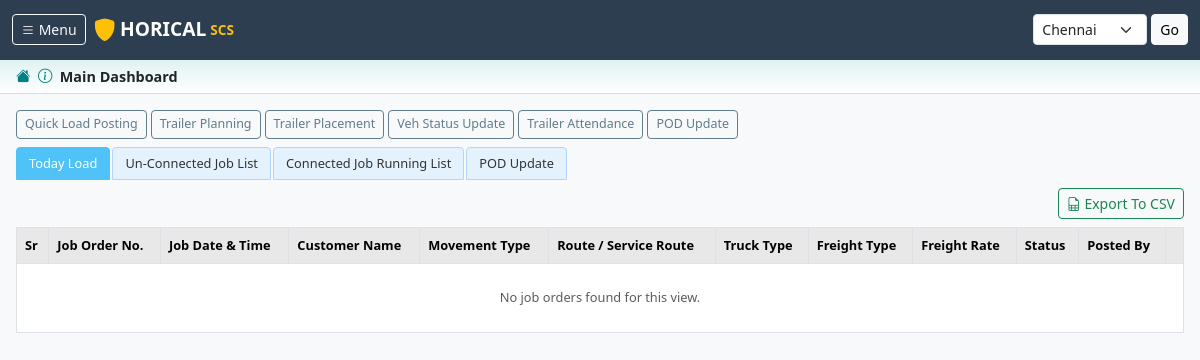
The app's page /jobs/ (signed in), older data.
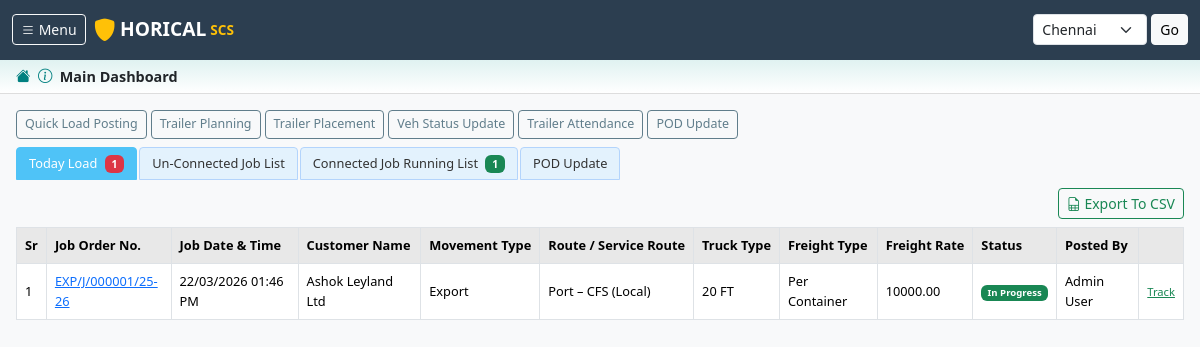
The same page, newer data.
### jobs/models.py (models this page shows, shortened)
class JobOrder(models.Model):
    class Status(models.TextChoices):
        DRAFT = 'DRAFT', 'Draft'
        POSTED = 'POSTED', 'Posted'
        PLANNED = 'PLANNED', 'Planned'
        PLACED = 'PLACED', 'Placed'
        IN_PROGRESS = 'IN_PROGRESS', 'In Progress'
        COMPLETED = 'COMPLETED', 'Completed'
        POD_PENDING = 'POD_PENDING', 'POD Pending'
        BILLED = 'BILLED', 'Billed'
        CANCELLED = 'CANCELLED', 'Cancelled'
    class MovementType(models.TextChoices):
        EXPORT = 'EXPORT', 'Export'
        IMPORT = 'IMPORT', 'Import'
        EMPTY = 'EMPTY', 'Empty'
        LOCAL = 'LOCAL', 'Local'
    class MovementFor(models.TextChoices):
        CALYX = 'CALYX', 'HORICAL'
        OTHER = 'OTHER', 'Other'
    class MoveBy(models.TextChoices):
        ON_WHEEL = 'ON_WHEEL', 'SCS'
        LCL = 'LCL', 'CFS'
    class ServiceType(models.TextChoices):
        LOCAL = 'LOCAL', 'Local'
        EXIM = 'EXIM', 'EXIM'
        LONG_HAUL = 'LONG_HAUL', 'Long Haul'
    class LoadPreference(models.TextChoices):
        ONE_TIME = 'ONE_TIME', 'One Time'
        REGULAR = 'REGULAR', 'Regular'
    MOVEMENT_PREFIX_MAP = {
        'EXPORT': 'EXP',
        'IMPORT': 'IMP',
        'EMPTY': 'MTY',
        'LOCAL': 'LOC',
    }
    job_order_no = models.CharField(max_length=30, unique=True, editable=False)
    branch = models.ForeignKey(
        'masters.Branch', on_delete=models.PROTECT, related_name='job_orders'
    )
    status = models.CharField(
        max_length=20, choices=Status.choices, default=Status.DRAFT
    )
    job_date = models.DateTimeField(auto_now_add=True)
    customer = models.ForeignKey(
        'masters.Customer', on_delete=models.PROTECT, related_name='job_orders'
    )
    customer_email = models.CharField(max_length=200, blank=True)
    customer_contact_no = models.CharField(max_length=20, blank=True)
    customer_client = models.CharField(max_length=200, blank=True)
    customer_job_no = models.CharField(max_length=50, blank=True)
    movement_type = models.CharField(
        max_length=10, choices=MovementType.choices, default=MovementType.EXPORT
    )
    movement_for = models.CharField(
        max_length=10, choices=MovementFor.choices, default=MovementFor.CALYX
    )
    move_by = models.CharField(
        max_length=10, choices=MoveBy.choices, default=MoveBy.ON_WHEEL
    )
    service_type = models.CharField(
        max_length=15, choices=ServiceType.choices, default=ServiceType.LOCAL
    )
    service_route = models.ForeignKey(
        'masters.ServiceRoute', on_delete=models.SET_NULL,
        null=True, blank=True, related_name='job_orders'
    )
    lane = models.ForeignKey(
        'masters.Lane', on_delete=models.SET_NULL,
        null=True, blank=True, related_name='job_orders'
    )
    origin = models.ForeignKey(
        'masters.Location', on_delete=models.SET_NULL,
        null=True, blank=True, related_name='job_orders_origin'
    )
    destination = models.ForeignKey(
        'masters.Location', on_delete=models.SET_NULL,
        null=True, blank=True, related_name='job_orders_destination'
    )
    stuffing_point = models.ForeignKey(
        'masters.Location', on_delete=models.SET_NULL,
        null=True, blank=True, related_name='job_orders_stuffing'
    )
    stuffing_date = models.DateField(null=True, blank=True)
    material_type = models.ForeignKey(
        'masters.MaterialType', on_delete=models.SET_NULL,
        null=True, blank=True, related_name='job_orders'
    )
    truck_type = models.ForeignKey(
        'masters.TruckType', on_delete=models.SET_NULL,
        null=True, blank=True, related_name='job_orders'
    )
    no_of_trailers = models.PositiveIntegerField(default=1)
    gross_weight_mt = models.DecimalField(
        max_digits=10, decimal_places=3, null=True, blank=True
    )
    freight_type = models.ForeignKey(
        'masters.FreightType', on_delete=models.SET_NULL,
        null=True, blank=True, related_name='job_orders'
    )
    offered_freight_rate = models.DecimalField(
        max_digits=12, decimal_places=2, default=0
    )
    adv_receipt_amount = models.DecimalField(
        max_digits=12, decimal_places=2, default=0
    )
    payment_day = models.PositiveIntegerField(default=0)
    load_preference = models.CharField(
        max_length=10, choices=LoadPreference.choices, default=LoadPreference.ONE_TIME
    )
    reporting_datetime = models.DateTimeField(null=True, blank=True)
    cut_off_datetime = models.DateTimeField(null=True, blank=True)
    do_validity_datetime = models.DateTimeField(null=True, blank=True)
    sales_person = models.ForeignKey(
        settings.AUTH_USER_MODEL, on_delete=models.SET_NULL,
        null=True, blank=True, related_name='sales_job_orders'
    )
    posted_by = models.ForeignKey(
        settings.AUTH_USER_MODEL, on_delete=models.SET_NULL,
        null=True, blank=True, related_name='posted_job_orders'
    )
    remarks = models.TextField(blank=True)
    customer_expectation = models.TextField(blank=True)
    cn_number = models.CharField(max_length=50, blank=True)
    created_at = models.DateTimeField(auto_now_add=True)
    updated_at = models.DateTimeField(auto_now=True)
    class Meta:
        ordering = ['-job_date']
        verbose_name = 'Job Order'
        verbose_name_plural = 'Job Orders'

### masters/models.py (models this page shows, shortened)
class Customer(models.Model):
    name = models.CharField(max_length=255)
    email = models.EmailField(blank=True)
    contact_no = models.CharField(max_length=15, blank=True)
    address = models.TextField(blank=True)
    gst_number = models.CharField(max_length=20, blank=True)
    is_active = models.BooleanField(default=True)
    class Meta:
        ordering = ['name']

class ServiceRoute(models.Model):
    name = models.CharField(max_length=200)
    service_type = models.CharField(max_length=20, choices=[
        ('LOCAL', 'Local'), ('EXIM', 'EXIM'), ('LONG_HAUL', 'Long Haul')
    ])
    is_active = models.BooleanField(default=True)
    def __str__(self):
        return self.name

class TruckType(models.Model):
    name = models.CharField(max_length=50)
    is_active = models.BooleanField(default=True)
    def __str__(self):
        return self.name

class FreightType(models.Model):
    name = models.CharField(max_length=50)
    is_active = models.BooleanField(default=True)
    def __str__(self):
        return self.name

### accounts/models.py (models this page shows, shortened)
class User(AbstractUser):
    class Role(models.TextChoices):
        ADMIN = 'ADMIN', 'Admin'
        SALES = 'SALES', 'Sales Team'
        ACCOUNTS = 'ACCOUNTS', 'Accounts Team'
        TRACKING = 'TRACKING', 'Tracking Team'
        CHA = 'CHA', 'CHA'
        FORWARDER = 'FORWARDER', 'Forwarder'
    role = models.CharField(max_length=20, choices=Role.choices, default=Role.SALES)
    phone = models.CharField(max_length=15, blank=True)
    branches = models.ManyToManyField('masters.Branch', blank=True, related_name='users')

### jobs/views.py (the view, shortened to what this page needs)
# urls.py: path('', lambda r: redirect('jobs:dashboard'), name='home'),
@login_required
def dashboard(request):
    branch = request.current_branch
    tab = request.GET.get('tab', 'today_load')
    today = timezone.localdate()
    if tab == 'unconnected':
        jobs = JobOrder.objects.filter(
            branch=branch, status=JobOrder.Status.POSTED
        ).select_related(
            'customer', 'service_route', 'truck_type', 'freight_type', 'posted_by'
        )
    else:
        jobs = JobOrder.objects.filter(
            branch=branch, job_date__date=today
        ).select_related(
            'customer', 'service_route', 'truck_type', 'freight_type', 'posted_by'
        )
    today_count = JobOrder.objects.filter(branch=branch, job_date__date=today).count()
    unconnected_count = JobOrder.objects.filter(
        branch=branch, status=JobOrder.Status.POSTED
    ).count()
    connected_count = JobOrder.objects.filter(
        branch=branch,
        status__in=[
            JobOrder.Status.PLANNED,
            JobOrder.Status.PLACED,
            JobOrder.Status.IN_PROGRESS,
        ]
    ).count()
    context = {
        'jobs': jobs,
        'tab': tab,
        'today_count': today_count,
        'unconnected_count': unconnected_count,
        'connected_count': connected_count,
    }
    return render(request, 'jobs/dashboard.html', context)

### jobs/templates/jobs/dashboard.html (shortened to what this page needs)
{% extends "base.html" %}
{% block breadcrumb %}
<div class="breadcrumb-area">
    <a href="/"><i class="bi bi-house-fill"></i></a>
    &nbsp;<i class="bi bi-info-circle"></i>&nbsp;
    <strong>Main Dashboard</strong>
</div>
{% endblock %}
{% block content %}
{% include "partials/_toolbar.html" %}
{% include "partials/_tabs.html" %}
<div class="d-flex justify-content-end mb-2">
    <a href="{% url 'jobs:export_csv' %}?tab={{ tab }}" class="btn btn-sm btn-outline-success">
        <i class="bi bi-file-earmark-spreadsheet"></i> Export To CSV
    </a>
</div>
<div class="table-responsive">
    <table class="table table-bordered table-hover table-horical align-middle">
        <thead>
            <tr>
                <th>Sr</th>
                <th>Job Order No.</th>
                <th>Job Date &amp; Time</th>
                <th>Customer Name</th>
                <th>Movement Type</th>
                <th>Route / Service Route</th>
                <th>Truck Type</th>
                <th>Freight Type</th>
                <th>Freight Rate</th>
                <th>Status</th>
                <th>Posted By</th>
                <th></th>
            </tr>
        </thead>
        <tbody>
            {% for job in jobs %}
            <tr>
                <td>{{ forloop.counter }}</td>
                <td>
                    <a href="{% url 'jobs:job_detail' job.pk %}">{{ job.job_order_no }}</a>
                </td>
                <td>{{ job.job_date|date:"d/m/Y h:i A" }}</td>
                <td>{{ job.customer.name }}</td>
                <td>{{ job.get_movement_type_display }}</td>
                <td>{{ job.service_route|default:"-" }}</td>
                <td>{{ job.truck_type|default:"-" }}</td>
                <td>{{ job.freight_type|default:"-" }}</td>
                <td>{{ job.offered_freight_rate }}</td>
                <td>
                    <span class="badge
                        {% if job.status == 'POSTED' %}bg-primary
                        {% elif job.status == 'PLANNED' %}bg-info text-dark
                        {% elif job.status == 'PLACED' %}bg-warning text-dark
                        {% elif job.status == 'IN_PROGRESS' %}bg-success
                        {% elif job.status == 'CANCELLED' %}bg-danger
                        {% elif job.status == 'COMPLETED' or job.status == 'POD_PENDING' or job.status == 'BILLED' %}bg-secondary
                        {% else %}bg-light text-dark{% endif %}">
                        {{ job.get_status_display }}
                    </span>
                </td>
                <td>{{ job.posted_by.get_full_name|default:"-" }}</td>
                <td>
                    {% if job.status == 'POSTED' %}
                    <a href="{% url 'jobs:cancel_job' job.pk %}" class="text-danger small">Cancel</a>
                    {% elif job.status == 'PLANNED' %}
                    <a href="{% url 'operations:placement_detail' job.pk %}" class="text-info small">Place</a>
                    {% elif job.status == 'PLACED' or job.status == 'IN_PROGRESS' %}
                    <a href="{% url 'tracking:vehicle_status_list' %}" class="text-success small">Track</a>
                    {% endif %}
                </td>
            </tr>
            {% empty %}
            <tr><td colspan="12" class="text-center text-muted py-4">No job orders found for this view.</td></tr>
            {% endfor %}
        </tbody>
    </table>
</div>
{% endblock %}

### templates/base.html (shortened to what this page needs)
{% load static %}
{% load humanize %}
<!DOCTYPE html>
<html lang="en">
<head>
    <link href="https://cdn.jsdelivr.net/npm/bootstrap@5.3.3/dist/css/bootstrap.min.css" rel="stylesheet">
    <link href="https://cdn.jsdelivr.net/npm/bootstrap-icons@1.11.3/font/bootstrap-icons.css" rel="stylesheet">
    <link href="{% static 'css/custom.css' %}" rel="stylesheet">
</head>
<body>
    {% include "partials/_header.html" %}
    {% block breadcrumb %}{% endblock %}
    <main class="container-fluid px-3 py-2">
        {% block content %}{% endblock %}
    </main>
</body>
</html>

### templates/partials/_header.html (shortened to what this page needs)
{% load static %}
<nav class="navbar navbar-dark" style="background-color: #2c3e50;">
    <div class="container-fluid">
        <div class="d-flex align-items-center">
            <button class="btn btn-outline-light btn-sm me-2" type="button" data-bs-toggle="offcanvas" data-bs-target="#sideMenu">
                <i class="bi bi-list"></i> Menu
            </button>
            <a class="navbar-brand d-flex align-items-center" href="/">
                <i class="bi bi-shield-fill text-warning me-1" style="font-size:1.4rem;"></i>
                <span class="fw-bold" style="font-size:1.2rem;">HORICAL</span>
                <span class="ms-1 fw-bold text-warning" style="font-size:0.85rem;">SCS</span>
            </a>
        </div>
        {% if current_branch %}
        <div class="d-flex align-items-center">
            <form method="post" action="{% url 'accounts:switch_branch' %}" class="d-flex">
                <select name="branch_id" class="form-select form-select-sm me-1" style="width:auto;">
                    {% for b in user_branches %}
                    <option value="{{ b.id }}" {% if b.id == current_branch.id %}selected{% endif %}>
                        {{ b.display_name }}
                    </option>
                    {% endfor %}
                </select>
                <button type="submit" class="btn btn-sm btn-light">Go</button>
            </form>
        </div>
        {% endif %}
    </div>
</nav>

### templates/partials/_toolbar.html
<div class="d-flex flex-wrap gap-1 my-2">
    <a href="{% url 'jobs:quick_load_posting' %}" class="btn btn-outline-secondary btn-sm">Quick Load Posting</a>
    <a href="{% url 'operations:planning_job_list' %}" class="btn btn-outline-secondary btn-sm">Trailer Planning</a>
    <a href="{% url 'operations:placement_job_list' %}" class="btn btn-outline-secondary btn-sm">Trailer Placement</a>
    <a href="{% url 'tracking:vehicle_status_list' %}" class="btn btn-outline-secondary btn-sm">Veh Status Update</a>
    <a href="{% url 'operations:trailer_attendance' %}" class="btn btn-outline-secondary btn-sm">Trailer Attendance</a>
    <a href="{% url 'tracking:pod_list' %}" class="btn btn-outline-secondary btn-sm">POD Update</a>
</div>

### templates/partials/_tabs.html (shortened to what this page needs)
<ul class="nav dashboard-tabs flex-nowrap overflow-auto mb-2" id="dashboardTabs">
    <li class="nav-item">
        <a class="nav-link {% if tab == 'today_load' %}active{% endif %}"
           href="?tab=today_load">
            Today Load
            {% if today_count %}<span class="badge bg-danger ms-1">{{ today_count }}</span>{% endif %}
        </a>
    </li>
    <li class="nav-item">
        <a class="nav-link {% if tab == 'unconnected' %}active{% endif %}"
           href="?tab=unconnected">
            Un-Connected Job List
        </a>
    </li>
    <li class="nav-item">
        <a class="nav-link {% if tab == 'connected' %}active{% endif %}"
           href="?tab=connected">
            Connected Job Running List
            {% if connected_count %}<span class="badge bg-success ms-1">{{ connected_count }}</span>{% endif %}
        </a>
    </li>
    <li class="nav-item">
        <a class="nav-link {% if tab == 'pod_update' %}active{% endif %}"
           href="{% url 'tracking:pod_list' %}">POD Update</a>
    </li>
</ul>

Row changes from the older to the newer data that the page shows:
added JobOrder: job_order_no "EXP/J/000001/25-26", job_date "22/03/2026 01:46 PM", customer.name "Ashok Leyland Ltd", movement_type "Export", service_route "Port – CFS (Local)", truck_type "20 FT", freight_type "Per Container", offered_freight_rate "10000.00", status "In Progress", posted_by.get_full_name "Admin User", shows "Track"
Text that changed along with them:
{{ today_count }}: (not shown) → "1"
{{ connected_count }}: (not shown) → "1"
text no longer shown: "No job orders found for this view."
